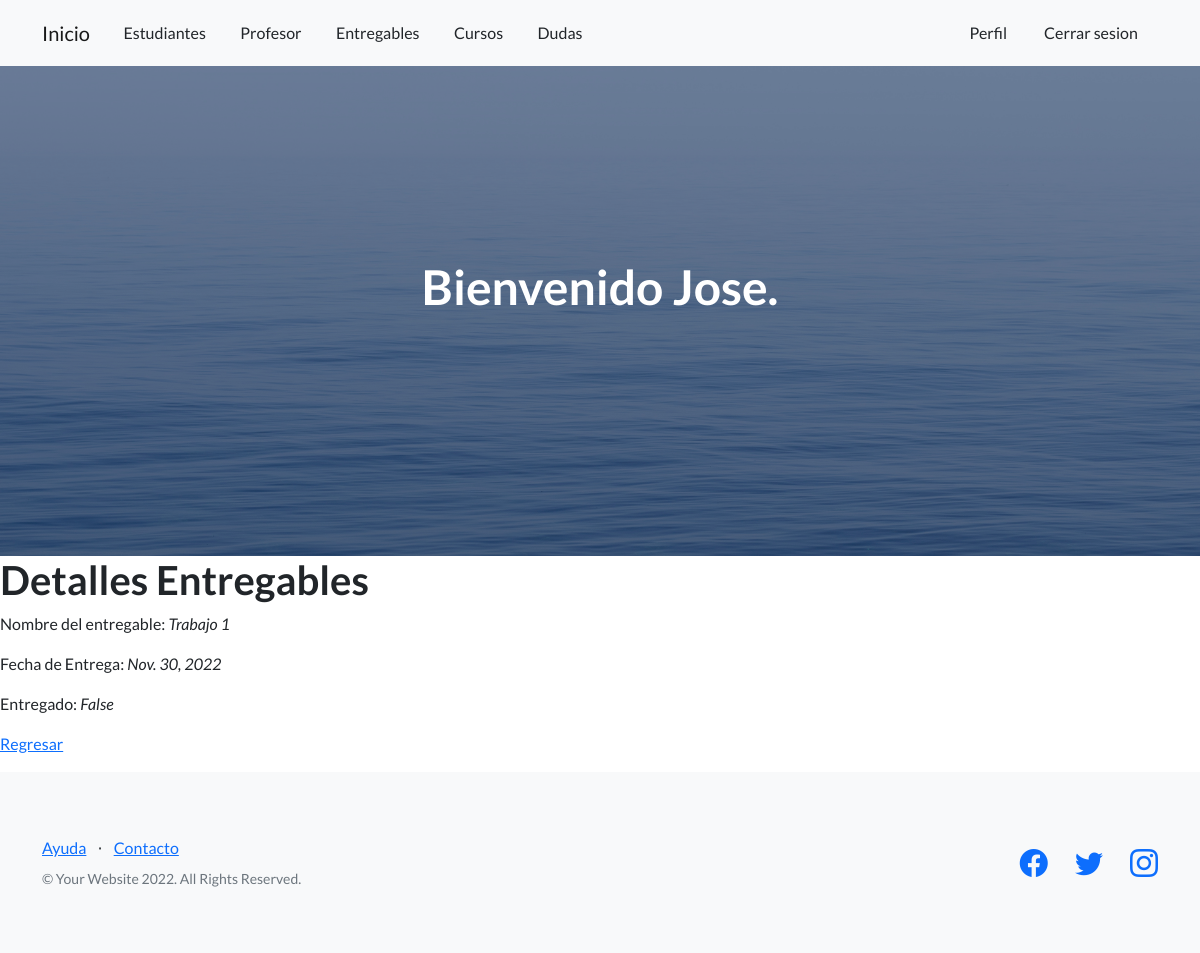
The page /entregable_detail/1 (signed in) on the database its author committed.
### AppCoder/models.py (models this page shows, shortened)
class Entregable(models.Model):
    nombre=models.CharField(max_length=40)
    FechaDeEntrega=models.DateField()
    entregado=models.BooleanField()

### AppCoder/views.py (the view)
# urls.py: path('entregable_detail/<pk>',views.EntregableDetalle.as_view(), name="DetailEn"),
class EntregableDetalle(DetailView):
    model=Entregable
    template_name="AppCoder/entregable_detalle.html"

### AppCoder/templates/AppCoder/entregable_detalle.html
{% extends 'AppCoder/padre.html' %}
{% load static %}
{% block ContenidoQueCambia  %}
<body>
    <h1>Detalles Entregables</h1>
    <p>Nombre del entregable: <i>{{entregable.nombre}}</i></p>
    <p>Fecha de Entrega: <i>{{entregable.FechaDeEntrega}}</i></p>
    <p>Entregado: <i>{{entregable.entregado}}</i></p>
    <p>
        <a href="{% url 'ListEn' %}">Regresar</a>
    </p>
</body>
{% endblock  %}

### AppCoder/templates/AppCoder/padre.html (shortened to what this page needs)
<!DOCTYPE html>
<html lang="en">
    <head>
        {%load static%}
        <link href="https://cdn.jsdelivr.net/npm/bootstrap-icons@1.5.0/font/bootstrap-icons.css" rel="stylesheet" type="text/css" />
        <link href="{% static 'AppCoder/css/styles.css' %}" rel="stylesheet" />
    </head>
    <body>
        <nav class="navbar navbar-light bg-light static-top">
            <div class="container">
                    <a class="navbar-brand" href="{% url 'Inicio' %}">Inicio</a>
                    <a class="btn btn" href="/Estudiantes">Estudiantes</a>
                    <a class="btn btn" href="/Profesores">Profesor</a>
                    <a class="btn btn" href="/Entregables">Entregables</a>
                    <a class="btn btn" href="/Cursos">Cursos</a>
                    <a class="btn btn" href="/Dudas">Dudas</a>
                <div class="col-lg-6 h-100 text-center text-lg-end my-auto">
                    {%if request.user.is_authenticated%}
                    <a class="btn btn" href="/VerPerfil">Perfil</a>
                    <a class="btn btn" href="/logout">Cerrar sesion</a>
                    {%endif%}
                </div>
            </div>
        </nav>
        <header class="masthead">
            <div class="container position-relative">
                <div class="row justify-content-center">
                    <div class="col-xl-6">
                        <div class="text-center text-white">
                            {%if request.user.is_authenticated%}
                            <h1 class="mb-5">Bienvenido {{user.username}}.</h1>
                            {%endif%}
                        </div>
                    </div>
                </div>
            </div>
        </header>
        {% block ContenidoQueCambia %}
        {% endblock  %}
        <footer class="footer bg-light">
            <div class="container">
                <div class="row">
                    <div class="col-lg-6 h-100 text-center text-lg-start my-auto">
                        <ul class="list-inline mb-2">
                            <li class="list-inline-item"><a href="#!">Ayuda</a></li>
                            <li class="list-inline-item">⋅</li>
                            <li class="list-inline-item"><a href="#!">Contacto</a></li>
                        </ul>
                        <p class="text-muted small mb-4 mb-lg-0">&copy; Your Website 2022. All Rights Reserved.</p>
                    </div>
                    <div class="col-lg-6 h-100 text-center text-lg-end my-auto">
                        <ul class="list-inline mb-0">
                            <li class="list-inline-item me-4">
                                <a href="#!"><i class="bi-facebook fs-3"></i></a>
                            </li>
                            <li class="list-inline-item me-4">
                                <a href="#!"><i class="bi-twitter fs-3"></i></a>
                            </li>
                            <li class="list-inline-item">
                                <a href="#!"><i class="bi-instagram fs-3"></i></a>
                            </li>
                        </ul>
                    </div>
                </div>
            </div>
        </footer>
    </body>
</html>

### rows shown on the page
Entregable: nombre "Trabajo 1", FechaDeEntrega "Nov. 30, 2022", entregado "False"

### other values the page prints
{{ user.username }} "Jose"
